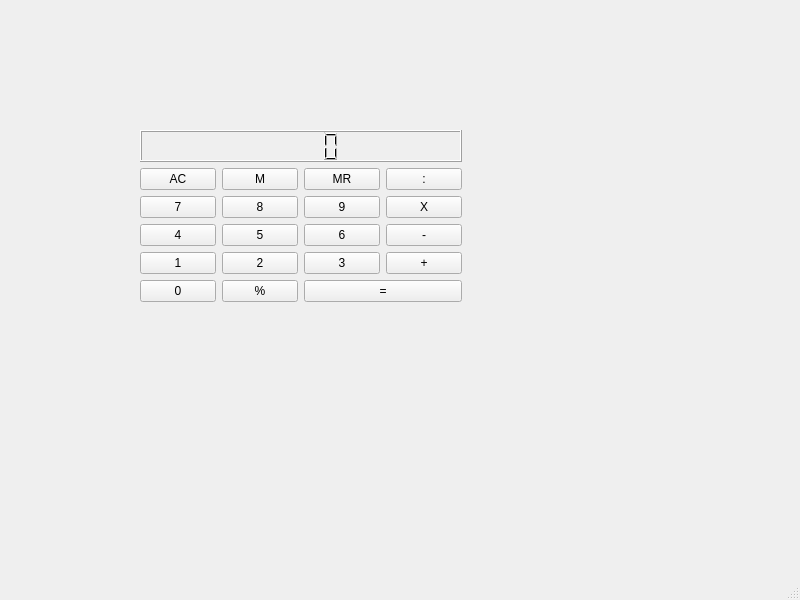
<?xml version="1.0" encoding="UTF-8"?>
<ui version="4.0">
 <class>MainWindow</class>
 <widget class="QMainWindow" name="MainWindow">
  <property name="geometry">
   <rect>
    <x>0</x>
    <y>0</y>
    <width>800</width>
    <height>600</height>
   </rect>
  </property>
  <property name="windowTitle">
   <string>MainWindow</string>
  </property>
  <widget class="QWidget" name="centralwidget">
   <widget class="QWidget" name="">
    <property name="geometry">
     <rect>
      <x>140</x>
      <y>130</y>
      <width>322</width>
      <height>172</height>
     </rect>
    </property>
    <layout class="QGridLayout" name="gridLayout_2">
     <item row="0" column="0">
      <widget class="QLCDNumber" name="lcdNumber"/>
     </item>
     <item row="1" column="0">
      <layout class="QGridLayout" name="gridLayout">
       <item row="2" column="0">
        <widget class="QPushButton" name="pushButton_3">
         <property name="text">
          <string>7</string>
         </property>
        </widget>
       </item>
       <item row="4" column="0">
        <widget class="QPushButton" name="pushButton_5">
         <property name="text">
          <string>4</string>
         </property>
        </widget>
       </item>
       <item row="2" column="2">
        <widget class="QPushButton" name="pushButton_12">
         <property name="text">
          <string>9</string>
         </property>
        </widget>
       </item>
       <item row="5" column="1">
        <widget class="QPushButton" name="pushButton_9">
         <property name="text">
          <string>2</string>
         </property>
        </widget>
       </item>
       <item row="5" column="2">
        <widget class="QPushButton" name="pushButton_14">
         <property name="text">
          <string>3</string>
         </property>
        </widget>
       </item>
       <item row="0" column="2">
        <widget class="QPushButton" name="pushButton_11">
         <property name="text">
          <string>MR</string>
         </property>
        </widget>
       </item>
       <item row="4" column="2">
        <widget class="QPushButton" name="pushButton_13">
         <property name="text">
          <string>6</string>
         </property>
        </widget>
       </item>
       <item row="0" column="3">
        <widget class="QPushButton" name="pushButton_16">
         <property name="text">
          <string>:</string>
         </property>
        </widget>
       </item>
       <item row="2" column="3">
        <widget class="QPushButton" name="pushButton_17">
         <property name="text">
          <string>X</string>
         </property>
        </widget>
       </item>
       <item row="6" column="0">
        <widget class="QPushButton" name="pushButton_4">
         <property name="text">
          <string>0</string>
         </property>
        </widget>
       </item>
       <item row="6" column="1">
        <widget class="QPushButton" name="pushButton_10">
         <property name="text">
          <string>%</string>
         </property>
        </widget>
       </item>
       <item row="0" column="0">
        <widget class="QPushButton" name="pushButton_2">
         <property name="text">
          <string>AC</string>
         </property>
        </widget>
       </item>
       <item row="5" column="0">
        <widget class="QPushButton" name="pushButton">
         <property name="text">
          <string>1</string>
         </property>
        </widget>
       </item>
       <item row="0" column="1">
        <widget class="QPushButton" name="pushButton_6">
         <property name="text">
          <string>M</string>
         </property>
        </widget>
       </item>
       <item row="4" column="1">
        <widget class="QPushButton" name="pushButton_8">
         <property name="text">
          <string>5</string>
         </property>
        </widget>
       </item>
       <item row="2" column="1">
        <widget class="QPushButton" name="pushButton_7">
         <property name="text">
          <string>8</string>
         </property>
        </widget>
       </item>
       <item row="4" column="3">
        <widget class="QPushButton" name="pushButton_18">
         <property name="text">
          <string>-</string>
         </property>
        </widget>
       </item>
       <item row="5" column="3">
        <widget class="QPushButton" name="pushButton_19">
         <property name="text">
          <string>+</string>
         </property>
        </widget>
       </item>
       <item row="6" column="2" colspan="2">
        <widget class="QPushButton" name="pushButton_15">
         <property name="text">
          <string>=</string>
         </property>
        </widget>
       </item>
      </layout>
     </item>
    </layout>
   </widget>
  </widget>
  <widget class="QMenuBar" name="menubar">
   <property name="geometry">
    <rect>
     <x>0</x>
     <y>0</y>
     <width>800</width>
     <height>21</height>
    </rect>
   </property>
  </widget>
  <widget class="QStatusBar" name="statusbar"/>
 </widget>
 <resources/>
 <connections/>
</ui>
